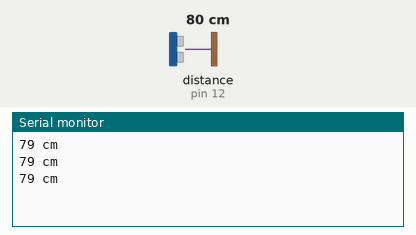
Bench run of a sketch on a simulated Arduino Uno, built with avr-gcc and run on an emulated ATmega328P. On the bench: the last lines printed to the serial monitor. Wiring (inferred from the names in the program): ultrasonic range finder: trigger pin 13; echo pin 12. Inputs (shaded band) come from the test bench; at power-on: distance to the obstacle (sensor on pin 12) 80 cm. The echo pulse lasts 58.3 µs per cm.

Above: at 1.3 s.
1.4 s: distance to the obstacle (sensor on pin 12) set to 194 cm
At 1.9 s:
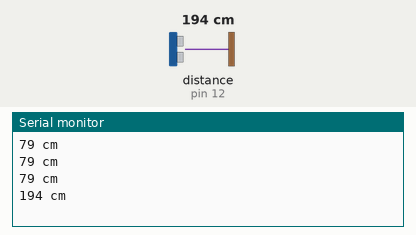
2.9 s: distance to the obstacle (sensor on pin 12) set to 205 cm
At 3.5 s:
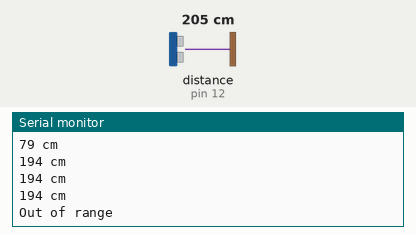

The sketch:

Ultrasonic_motion_sensor.ino
```cpp
#define trigPin 13
#define echoPin 12

void setup() {
  // put your setup code here, to run once:
  Serial.begin(9600);
  pinMode(trigPin, OUTPUT);
  pinMode(echoPin, INPUT);

}

void loop() {
  // put your main code here, to run repeatedly:
  long duration , distance;
  digitalWrite(trigPin, LOW);
  delayMicroseconds(2);
  digitalWrite(trigPin, HIGH);
  delayMicroseconds(10);
  digitalWrite(trigPin,LOW);
  duration = pulseIn(echoPin,HIGH);
  distance=(duration/2)/29.1;

  if(distance>=200||distance<=0)
  {
    Serial.println("Out of range");
  }
  else {
    Serial.print(distance);
    Serial.println(" cm");
    if(distance<=10){
      digitalWrite(2,HIGH);
      delay(1000);
      digitalWrite(2,LOW);
    }
    else if(distance<=30)
    {
      digitalWrite(3,HIGH);

      delay(1000);
      digitalWrite(3,LOW);
    }
  }
  delay(500);

}
```

Measured:
- the behaviour switches between 199 and 200 cm on distance to the obstacle (sensor on pin 12) (found by bisection; images 1 and 2)
- after the input at 1.4 s, the serial monitor: prints a new line after 0.13 s (image 1)
- after the input at 2.9 s, the serial monitor: prints a new line after 0.17 s (image 2)
